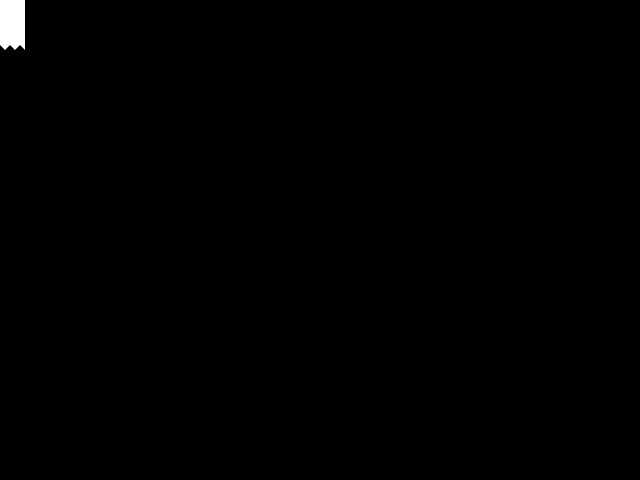
Frame 1 (no input)
Frame 60 (the mouse pressed at the canvas centre just before this capture): identical to frame 1, image omitted
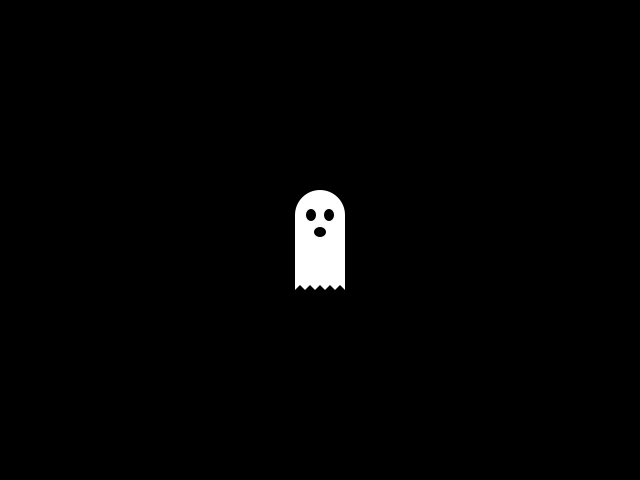
Frame 120 (the mouse held since frame 60 and released just before this capture)

The Processing sketch that drew these frames (run headless with seeded random() and noise(); from frame 60 on, the mouse is pressed at the canvas centre):

// Processing sketch: processing_49082
// ── processing_49082.pde

void setup() {
  size(640, 480);
  smooth();
  noCursor();
  frameRate(30);
}

void draw() {
  background(0);
  
  // Casper's head
  noStroke();
  fill(255);
  ellipse(mouseX, mouseY-25, 50, 50);
  
  // Casper's body
  beginShape();
  vertex(mouseX-25, mouseY-25);
  bezierVertex(mouseX-25, mouseY-25, mouseX+25, mouseY-25, mouseX+25, mouseY-25);
  bezierVertex(mouseX+25, mouseY, mouseX+25, mouseY+25, pmouseX+25, pmouseY+50);
  vertex(pmouseX+20, pmouseY+45);
  vertex(pmouseX+15, pmouseY+50);
  vertex(pmouseX+10, pmouseY+45);
  vertex(pmouseX+5, pmouseY+50);
  vertex(pmouseX, pmouseY+45);
  vertex(pmouseX-5, pmouseY+50);
  vertex(pmouseX-10, pmouseY+45);
  vertex(pmouseX-15, pmouseY+50);
  vertex(pmouseX-20, pmouseY+45);
  vertex(pmouseX-25, pmouseY+50);
  bezierVertex(pmouseX-25, pmouseY+25, mouseX-25, mouseY, mouseX-25, mouseY-25);
  endShape();
  
  // Casper's face
  fill(0);
  ellipse(mouseX-9, mouseY-25, 10, 12);
  ellipse(mouseX+9, mouseY-25, 10, 12);
  ellipse(mouseX, mouseY-8, 12, 10);
}

void mousePressed() {
  println("Boo!");
}
